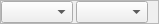
<?xml version="1.0" encoding="UTF-8"?>
<ui version="4.0">
 <class>CSelcalCodeSelector</class>
 <widget class="QFrame" name="CSelcalCodeSelector">
  <property name="geometry">
   <rect>
    <x>0</x>
    <y>0</y>
    <width>143</width>
    <height>22</height>
   </rect>
  </property>
  <property name="windowTitle">
   <string>Frame</string>
  </property>
  <property name="frameShape">
   <enum>QFrame::StyledPanel</enum>
  </property>
  <property name="frameShadow">
   <enum>QFrame::Raised</enum>
  </property>
  <layout class="QHBoxLayout" name="hl_SelcalCodeSelector">
   <property name="spacing">
    <number>3</number>
   </property>
   <property name="leftMargin">
    <number>0</number>
   </property>
   <property name="topMargin">
    <number>0</number>
   </property>
   <property name="rightMargin">
    <number>0</number>
   </property>
   <property name="bottomMargin">
    <number>0</number>
   </property>
   <item>
    <widget class="QComboBox" name="cb_SelcalPairs1"/>
   </item>
   <item>
    <widget class="QComboBox" name="cb_SelcalPairs2"/>
   </item>
   <item>
    <widget class="QLabel" name="lbl_ValidCodeIcon">
     <property name="sizePolicy">
      <sizepolicy hsizetype="Maximum" vsizetype="Maximum">
       <horstretch>0</horstretch>
       <verstretch>0</verstretch>
      </sizepolicy>
     </property>
     <property name="text">
      <string/>
     </property>
     <property name="pixmap">
      <pixmap resource="../blackmisc/blackmisc.qrc">:/diagona/icons/diagona/icons/tick-button.png</pixmap>
     </property>
    </widget>
   </item>
  </layout>
 </widget>
 <resources>
  <include location="../blackmisc/blackmisc.qrc"/>
 </resources>
 <connections/>
</ui>
